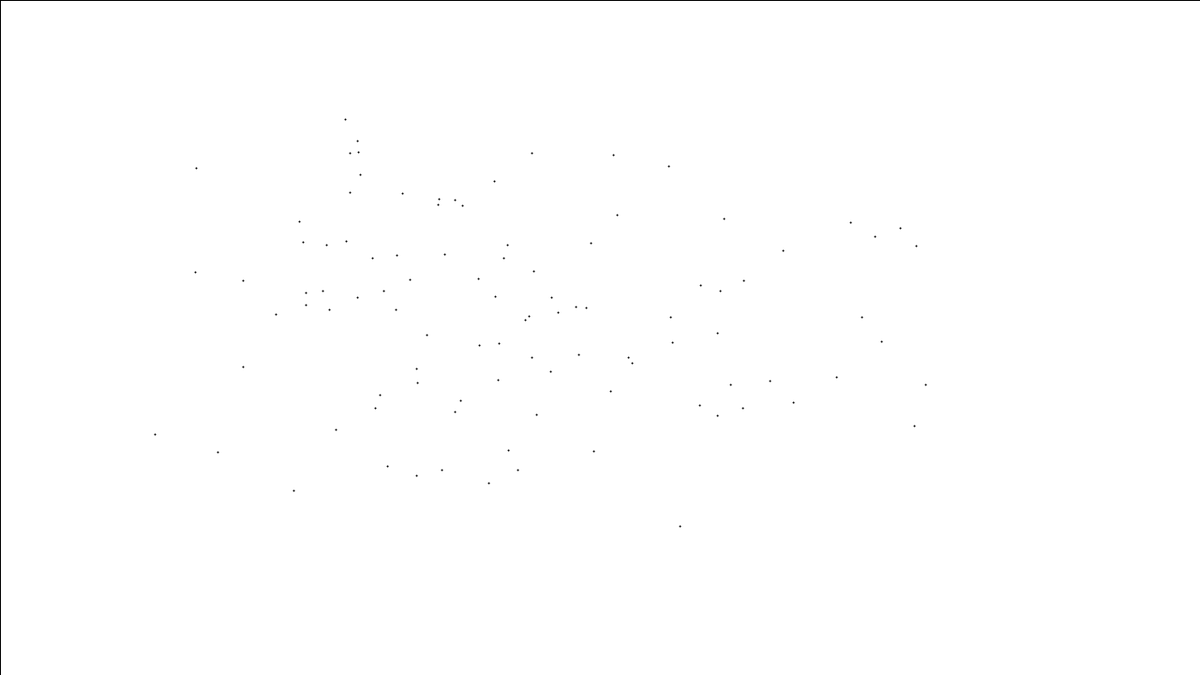
Frame 1 (no input)
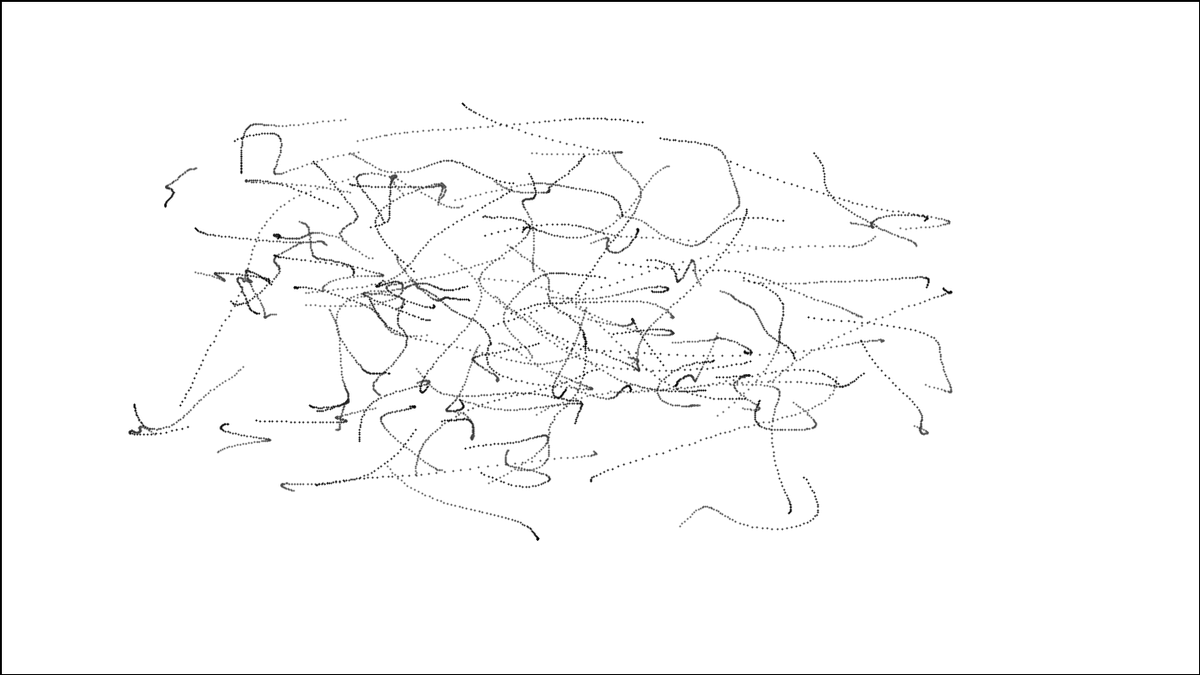
Frame 60 (the mouse pressed at the canvas centre just before this capture)
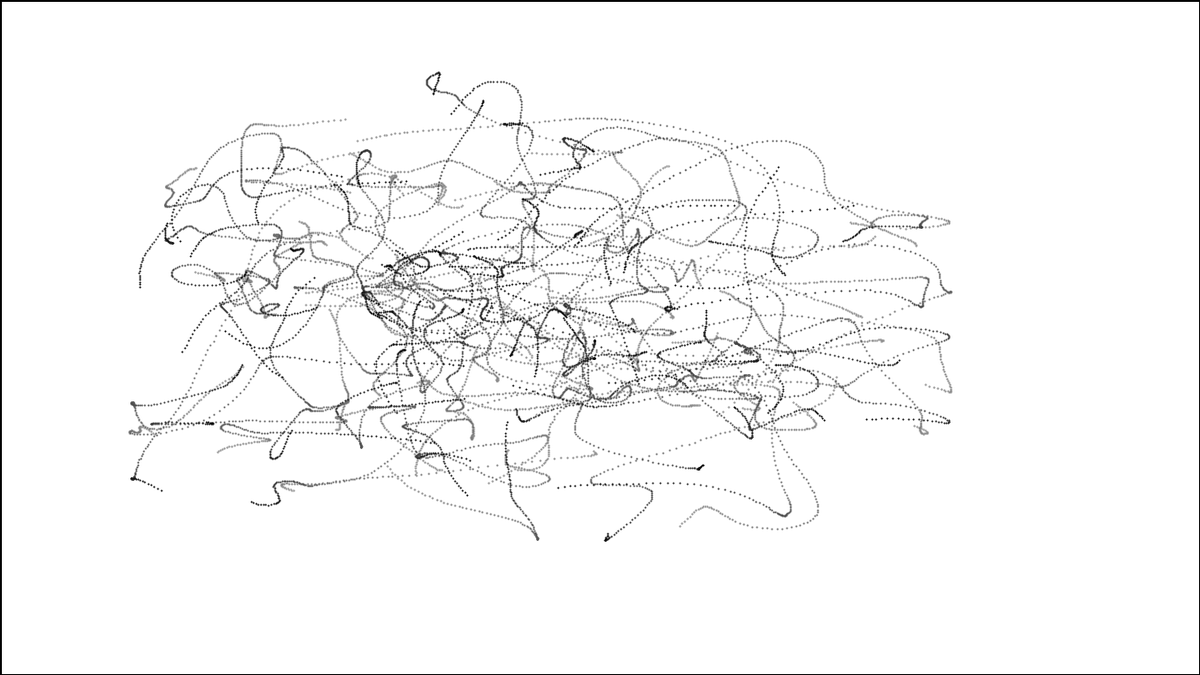
Frame 120 (the mouse held since frame 60 and released just before this capture)

The Processing sketch that drew these frames (run headless with seeded random() and noise(); from frame 60 on, the mouse is pressed at the canvas centre):

// Processing sketch: Perlin_Walker
// ── Perlin_Walker.pde

int numWalkers=100;

Walker [] w = new Walker[numWalkers]; // array of walker objects

void setup() {
  size (1280, 720);
  
  //initialize walker objects with random seed
  for(int i=0; i < w.length; i++){
   w[i] = new Walker(random(100));
  }

  background(255);
}

void draw () {
  fill(255,2);
  rect(0,0,width,height);
  
  //increment and display all walkers in array
    for(int i=0; i<numWalkers; i++){
  w[i].step();
    w[i].display();
  }

}

class Walker  {

  float x, y;
  float tx, ty;

  //constructor
  Walker(float i) {
    float seed = i;
    tx = 1*seed;
    ty = 50*seed;
  }

  void display() {
    stroke(0);
    strokeWeight(2);
    point(x, y);
  }

  void step () {
    x = map(noise(tx), 0, 1, 0, width);
    y = map(noise(ty), 0, 1, 0, height);

    tx += 0.005;
    ty += 0.005;
  }
}
